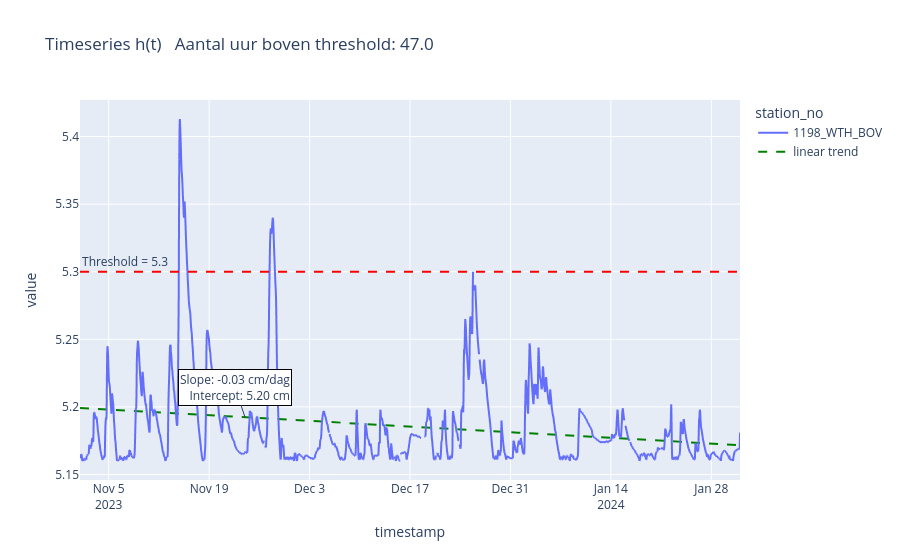

Source (notebook cell):
### Code cell
# maak hier nu een plotly fig van

# maak een df van de bovenstaande gebruikte data
from talk_with_wiski.models import GetTimeseriesValuesInput, GetTimeseriesValuesOutput
from talk_with_wiski.tools import get_timeseries_values
import pandas as pd

# uitlezen van de data voor zelfde ts_id_in
get_timeseries_input = GetTimeseriesValuesInput(
    ts_id=ts_id_in,  # belongs to stat_no "1198_WTH_BOV"
    from_date="2023-11-01",
    period="P3M",  # dit mag niet icm from_date.. to_date
    max_number_of_tsids_to_retrieve=20,
    max_number_of_values_per_tsid=1000000,
)
out_timeseries_values = await get_timeseries_values(ctx, get_timeseries_input)
# maak hier een dataframe van
data = out_timeseries_values.model_dump()

records = [
    {"timestamp": timestamp, "value": value}
    for timestamp, value in data["timeseries_values_list"][0]["data"]
]

df = pd.DataFrame(records)
df["timestamp"] = pd.to_datetime(df["timestamp"])
df = df.sort_values(["timestamp"]).reset_index(drop=True)
# Convert timestamp to numeric (seconds since start)
df.loc[:, "time_numeric"] = (df["timestamp"] - df["timestamp"].min()).dt.total_seconds()
X = df["time_numeric"].values / 86400

slope = out_trend.linear_trend_line.slope
intercept = out_trend.linear_trend_line.intercept

y_fit = [slope * xi + intercept for xi in X]
df["trend"] = y_fit
slope_per_day_cm = slope * 100
df["station_no"] = station_no

fig = px.line(
    df,
    x="timestamp",
    y="value",
    color="station_no",
    title=f"Timeseries h(t) \n Aantal uur boven threshold: {out_thresholds.threshold_values.total_time_above_in_hours}",
)

# threshold = wlev_thresholds_dict[stat_no]
fig.add_hline(
    y=threshold,
    line_dash="dash",
    line_color="red",
    annotation_text=f"Threshold = {out_thresholds.threshold_values.threshold_value}",
    annotation_position="top left",
)
fig.add_trace(
    go.Scatter(
        x=df["timestamp"],
        y=df["trend"],
        line_dash="dash",
        line_color="green",
        # annotation_text=f"Linear trend = {slope_per_day:.2f} cm/dag", annotation_position="top right"
        name="linear trend",
    )
)
# Add annotation for slope/intercept
annot_index = len(df["timestamp"]) // 4
fig.add_annotation(
    x=df["timestamp"].iloc[annot_index],  # place at last timestamp
    y=df["trend"].iloc[annot_index],  # y-coordinate on trend line
    text=f"Slope: {slope_per_day_cm:.2f} cm/dag<br>Intercept: {intercept:.2f} cm",
    # showarrow=True,
    # arrowhead=2,
    # ax=-50,  # offset x of the arrow
    # ay=-50,  # offset y of the arrow
    bgcolor="white",
    bordercolor="black",
    align="right",
)

fig.show()

### Figure 1 — Plotly figure (JSON) as saved in the notebook; plotly's stock layout.template omitted (floating-point values rounded to 4 significant figures; data arrays with more than 128 entries replaced by an {"elided": "..."} marker saying what was removed)
{"data": [{"hovertemplate": "station_no=1198_WTH_BOV<br>timestamp=%{x}<br>value=%{y}<extra></extra>", "legendgroup": "1198_WTH_BOV", "line": {"color": "#636efa", "dash": "solid"}, "marker": {"symbol": "circle"}, "mode": "lines", "name": "1198_WTH_BOV", "showlegend": true, "type": "scattergl", "x": {"elided": "2209 str values"}, "xaxis": "x", "y": {"elided": "2209 float values"}, "yaxis": "y"}, {"line": {"color": "green", "dash": "dash"}, "name": "linear trend", "type": "scatter", "x": {"elided": "2209 str values"}, "y": {"elided": "2209 float values"}}], "layout": {"annotations": [{"showarrow": false, "text": "Threshold = 5.3", "x": 0, "xanchor": "left", "xref": "x domain", "y": 5.3, "yanchor": "bottom", "yref": "y"}, {"align": "right", "bgcolor": "white", "bordercolor": "black", "text": "Slope: -0.03 cm/dag<br>Intercept: 5.20 cm", "x": "2023-11-24T00:00:00+00:00", "y": 5.192}], "legend": {"title": {"text": "station_no"}, "tracegroupgap": 0}, "shapes": [{"line": {"color": "red", "dash": "dash"}, "type": "line", "x0": 0, "x1": 1, "xref": "x domain", "y0": 5.3, "y1": 5.3, "yref": "y"}], "title": {"text": "Timeseries h(t) \n Aantal uur boven threshold: 47.0"}, "xaxis": {"anchor": "y", "domain": [0, 1], "title": {"text": "timestamp"}}, "yaxis": {"anchor": "x", "domain": [0, 1], "title": {"text": "value"}}}}
